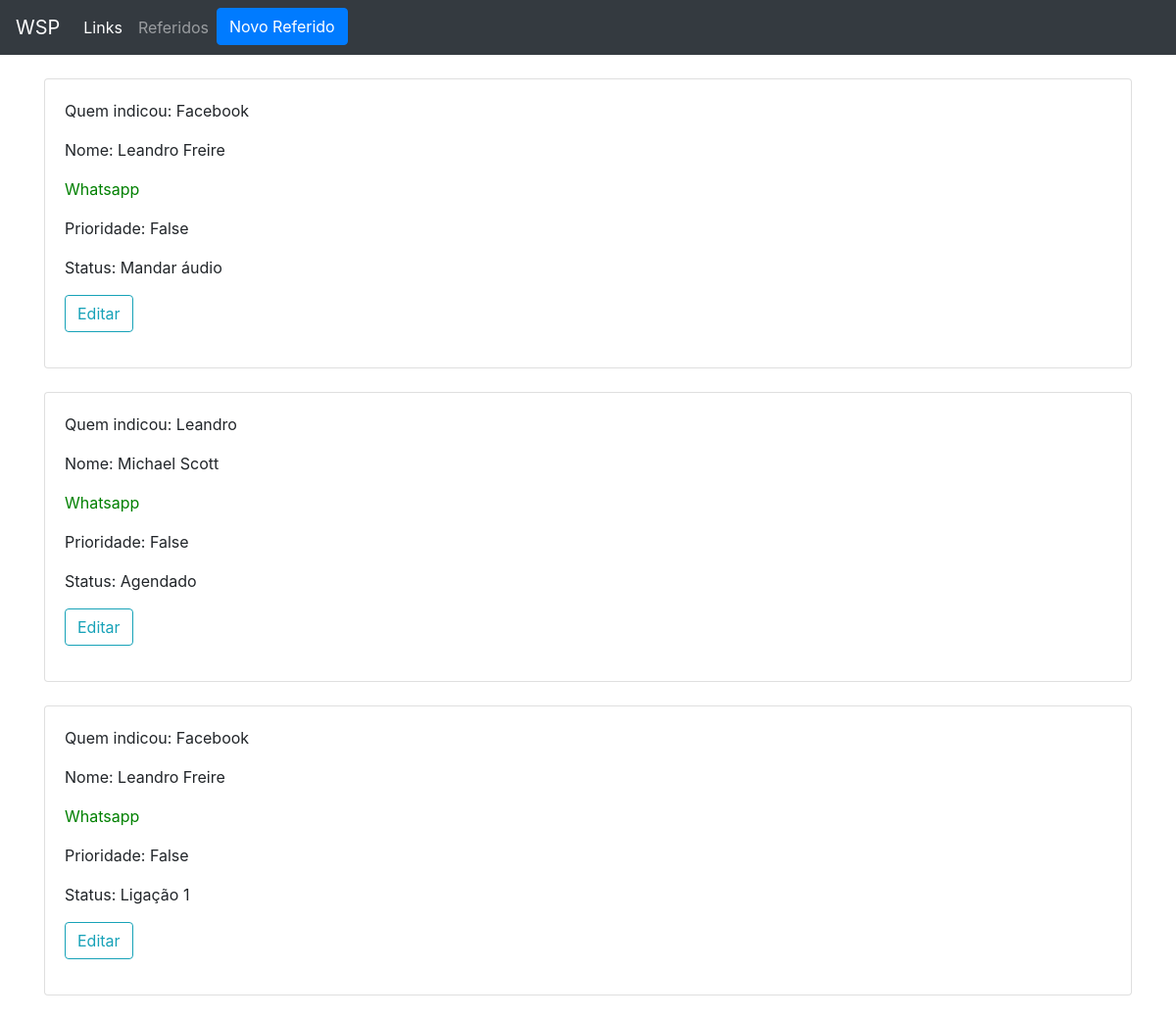
Screenshot of /referidos with the database file from the repository.
### referidos/models.py (models this page shows, shortened)
class Referido(models.Model):
    nome = models.CharField(max_length=200)
    telefone = models.CharField(max_length=200)
    prioridade = models.BooleanField()
    status = models.CharField(max_length=200, choices=STATUS_REFERIDOS, default='Iniciar')
    data_agendamento = models.DateTimeField(null=True, blank=True)
    quem_indicou = models.CharField(max_length=200, default='')

### referidos/views.py (the view)
# urls.py: path('referidos', views.list_referidos, name='referidos'),
def list_referidos(request):
    referidos = Referido.objects.filter()
    return render(request, 'referidos/lista_referidos.html', {'referidos': referidos})

### referidos/templates/referidos/lista_referidos.html (shortened to what this page needs)
{% extends 'referidos/base.html' %}
{% block content %}
{% for referido in referidos %}
<div class="card">
    <div class="card-body">
        <p>Quem indicou: {{ referido.quem_indicou }}</p>
        <p>Nome: {{ referido.nome }} </p>
        <p> <a href="https://wa.me/{{ referido.telefone }}" target="_blank">Whatsapp</a> </p>
        <p>Prioridade: {{ referido.prioridade }} </p>
        <p>Status: {{ referido.status }} </p>
        <p><a href="{% url 'referido_edit' pk=referido.pk %}" class="btn btn-outline-info" role="button">Editar</a></p>
    </div>
</div>
<br>
{% endfor %}
{% endblock %}

### referidos/static/css/style.css (style rules this page uses)
a { text-decoration: none; color: green; }

### rows the page displays
Referido: quem_indicou "Facebook", nome "Leandro Freire", prioridade "False", status "Mandar áudio"
Referido: quem_indicou "Leandro", nome "Michael Scott", prioridade "False", status "Agendado"
Referido: quem_indicou "Facebook", nome "Leandro Freire", prioridade "False", status "Ligação 1"
